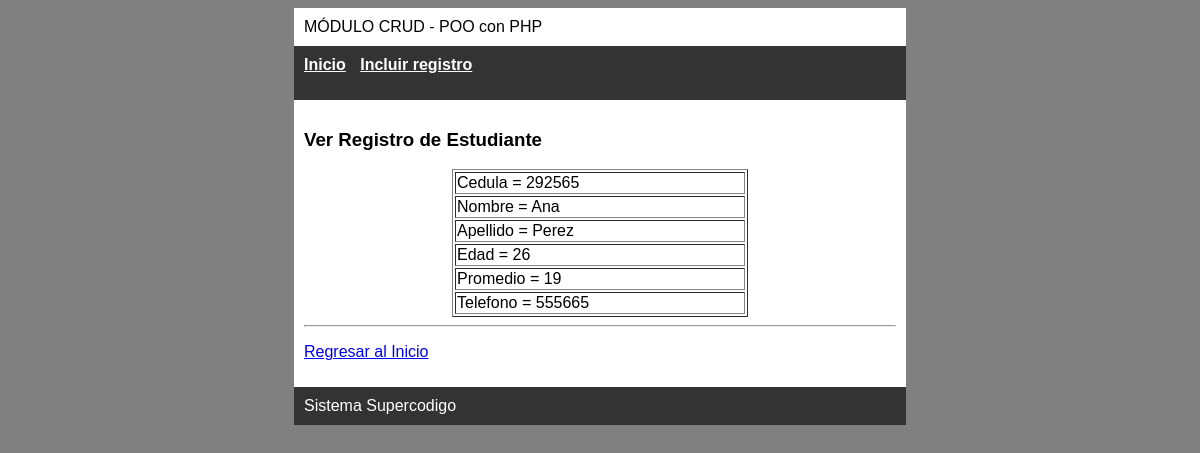
The page /?cargar=ver&id=1 on the database its author committed.
### tables this page shows
CREATE TABLE `estudiantes` (
  `id` int(11) NOT NULL,
  `cedula` int(11) NOT NULL,
  `nombre` varchar(20) NOT NULL,
  `apellido` varchar(20) NOT NULL,
  `telefono` int(15) NOT NULL,
  `edad` int(2) NOT NULL,
  `promedio` double NOT NULL,
  `fecha` datetime NOT NULL
);

### clases/Conexion.php (called while the page is built, shortened)
<?php
	class Conexion{
		public $enlace;
		public function __construct(){
			$this->host = 'localhost';
			$this->user	= 'root';
			$this->pass = '';
			$this->bd = 'crud_poo';
			$this->enlace = mysqli_connect($this->host, $this->user, $this->pass, $this->bd) or die('Error de conexi&oacute;n a la base de datos debido a: '.mysqli_error());
		}
		public function consultaRetorno($sql){
			$consulta = mysqli_query($this->enlace, $sql) or die ('No se pudo enlazar con la tabla debido a: '.mysqli_error());
			return $consulta;
		}
	}
?>

### modulos/Controlador.php (called while the page is built, shortened)
<?php
include_once('clases/Estudiantes.php');
class controladorEstudiantes{
	private $estudiante;
	public function __construct(){
		$this->estudiante = new Estudiantes();
	}
	public function ver($campo, $valor){
		$this->estudiante->set($campo,$valor);
		$resultado = $this->estudiante->verRegistro();
		return $resultado;
	}
}
?>

### clases/Estudiantes.php (called while the page is built, shortened)
<?php
include_once ('Conexion.php');
	class Estudiantes{
		private $id;
		private $con;
		public function __construct(){
			$this->con = new Conexion();
		}
		public function verRegistro(){
			$sql = "SELECT * FROM `estudiantes` WHERE `id` = '{$this->id}' LIMIT 1";
			$sqlVer = $this->con->consultaRetorno($sql);
			$num = mysqli_num_rows($sqlVer);
			$row = mysqli_fetch_assoc($sqlVer);
			$this->id = $row['id'];
			return $row;
		}
	}
?>

### vistas/ver.php (the view)
<h3>Ver Registro de Estudiante</h3>
<?php
if(isset($_GET['id'])){
	$controlador = new controladorEstudiantes();
	$row = $controlador -> ver("id", $_GET['id']);
	if(isset($row)){
		echo '<table border="1" id="tabla50">';
		echo '<tr><td>Cedula = '.$row['cedula'].'</li></td></tr>';
		echo '<tr><td>Nombre = '.$row['nombre'].'</li></td></tr>';
		echo '<tr><td>Apellido = '.$row['apellido'].'</li></td></tr>';
		echo '<tr><td>Edad = '.$row['edad'].'</li></td></tr>';
		echo '<tr><td>Promedio = '.$row['promedio'].'</li></td></tr>';
		echo '<tr><td>Telefono = '.$row['telefono'].'</li></td></tr>';
		echo '</table>';
	}else{
		header('Location: index.php?res=4');
	}
}else{
	header('Location: index.php?res=2');
}
?>
<hr>
<p><a href="./">Regresar al Inicio</a></p>

### css/estilo.css (style rules this page uses)
body { background: gray; font-family: Helvetica; }
table { width: 100%; color: black; }
#tabla50 { width: 50%; margin: 0 auto; }
#tabla50 td { width: 50%; }

### rows shown on the page
estudiantes: cedula "292565", nombre "Ana", apellido "Perez", edad "26", promedio "19", telefono "555665"
